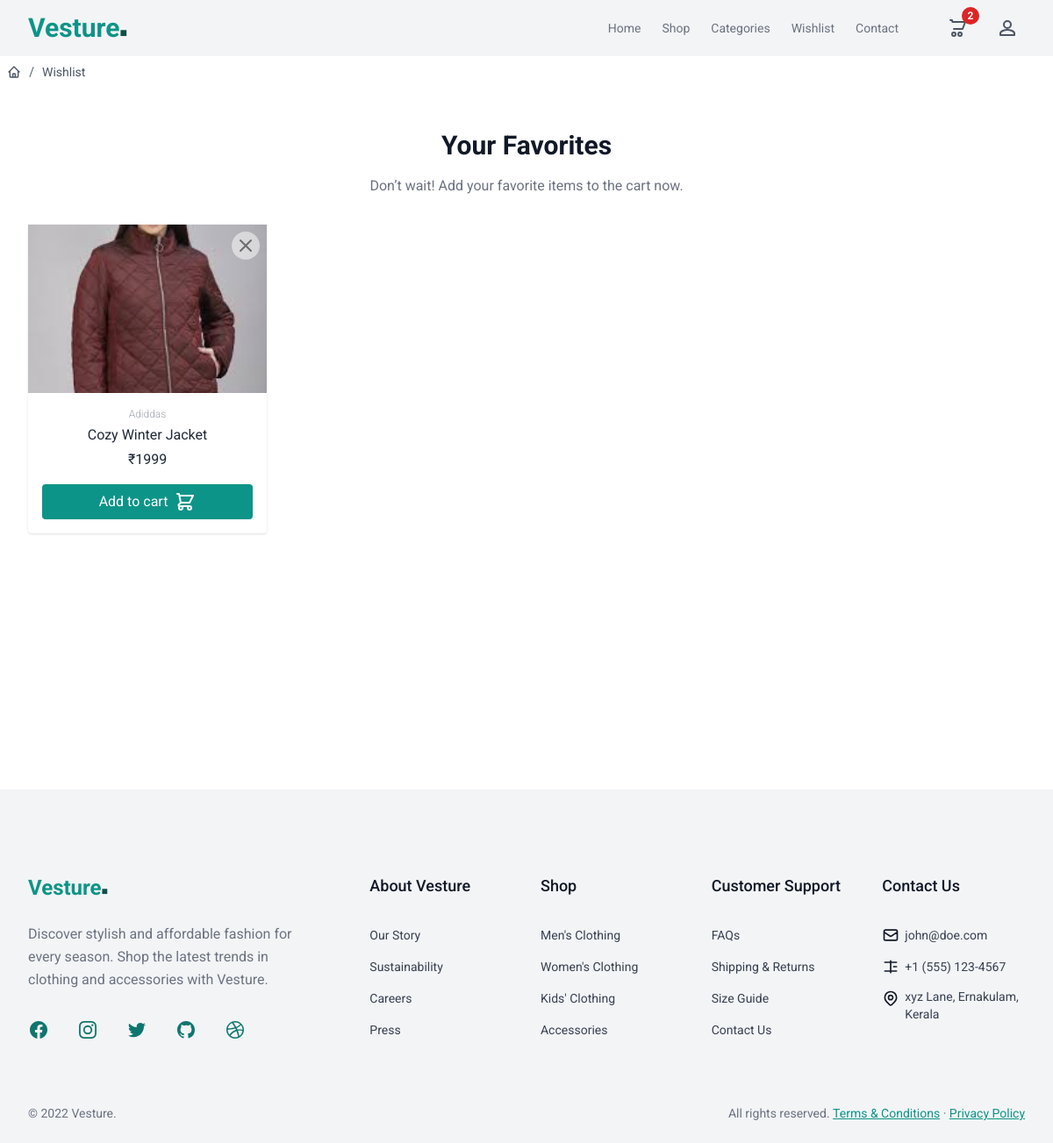
/wishlist/ (signed in), run on an earlier commit of the app's database.
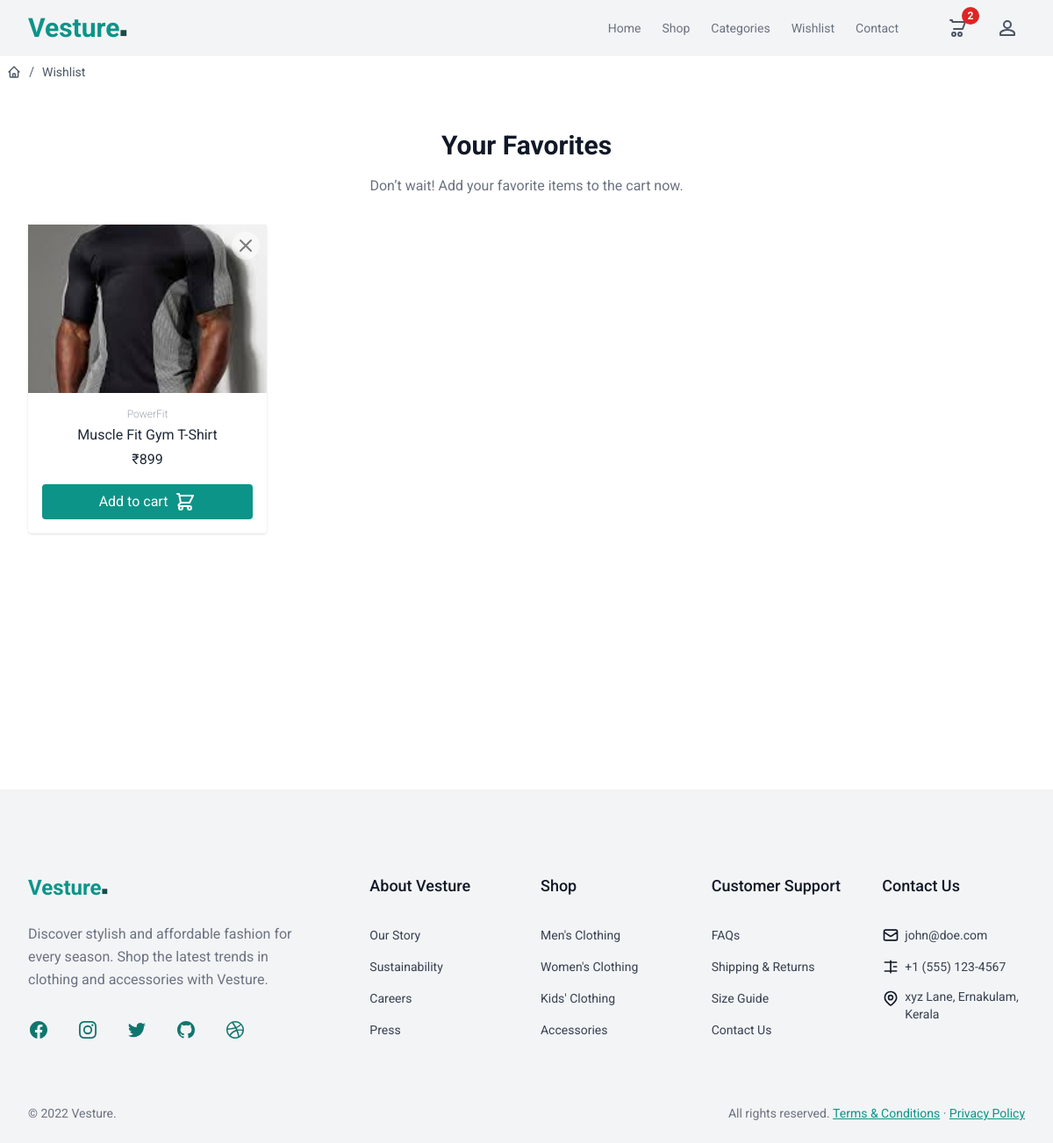
And on a later commit of the database.
### store/models.py (models this page shows, shortened)
class BaseModel(models.Model):
    created_date=models.DateTimeField(auto_now_add=True)
    updated_date=models.DateTimeField(auto_now=True)
    is_active=models.BooleanField(default=True)

class WishlistItem(BaseModel):
    product_object = models.ForeignKey(Product, on_delete=models.CASCADE)
    whishlist_object = models.ForeignKey(Wishlist, on_delete=models.CASCADE, related_name='wishlist_item')

class Product(BaseModel):
    title=models.CharField(max_length=200)
    description=models.TextField()
    price=models.PositiveIntegerField()
    picture=models.ImageField(upload_to="product_images", null=True, blank=True)
    brand_object=models.ForeignKey(Brand, on_delete=models.CASCADE)
    category_object=models.ForeignKey(Category, on_delete=models.CASCADE)
    size_objects=models.ManyToManyField(Size)
    tag_objects=models.ManyToManyField(Tag)
    color=models.CharField(max_length=200)

class Brand(BaseModel):
    name=models.CharField(max_length=200, unique=True)
    def __str__(self):
        return self.name

### store/views.py (the view)
# urls.py: path('wishlist/', views.WishListView.as_view(), name='wishlist'),
class WishListView(View):
    template_name = 'wishlist.html'
    def get(self, request, *args, **kwargs):
        qs = request.user.wishlist.wishlist_item.all()
        context = {
            'products': qs
        }
        return render(request, self.template_name, context)

### store/context_processors.py (called while the page is built)
def cart_count_context(request):
    count = 0
    if request.user.is_authenticated:
        count = request.user.cart.cart_item.filter(is_order_placed=False).count()
    return {'item_count': count}

### store/templates/wishlist.html (shortened to what this page needs)
{% extends 'base.html' %}
{% block main %}
{% if products %}
<div class="p-2">
  <nav aria-label="Breadcrumb">
      <ol class="flex items-center gap-1 text-sm text-gray-600">
        <li>
          <a href="{% url 'product-list' %}" class="block transition hover:text-gray-700">
          </a>
        </li>
        <li class="rtl:rotate-180">
          <svg
            xmlns="http://www.w3.org/2000/svg"
            fill="none"
            viewBox="0 0 24 24"
            stroke-width="1.5"
            stroke="currentColor"
            class="size-4"
          >
            <path stroke-linecap="round" stroke-linejoin="round" d="m9 20.247 6-16.5" />
          </svg>
        </li>
        <li>
          <a href="#" class="block transition hover:text-gray-700"> Wishlist </a>
        </li>
      </ol>
  </nav>
</div>
<section style="min-height: 100vh;">
  <div class="mx-auto max-w-screen-xl px-4 py-8 sm:px-6 sm:py-12 lg:px-8">
    <header class="text-center">
      <h2 class="text-xl font-bold text-gray-900 sm:text-3xl">Your Favorites</h2>
      <p class="mx-auto mt-4 max-w-md text-gray-500">
        Don’t wait! Add your favorite items to the cart now.
      </p>
    </header>
    <ul class="mt-8 grid gap-4 sm:grid-cols-2 lg:grid-cols-4">
      {% for p in products %}
      <li>
        <div class="w-70 bg-white shadow rounded relative">
          <a href="{% url 'product-detail' p.product_object.id %}" class="block">
              <div class="h-48 w-full bg-gray-200 flex flex-col justify-between p-4 bg-cover bg-center"
                  style="background-image: url('{{p.product_object.picture.url}}')">
              </div>
              <div class="p-4 flex flex-col items-center">
                  <p class="text-gray-400 font-light text-xs text-center">{{p.product_object.brand_object}}</p>
                  <h1 class="text-gray-800 text-center mt-1">{{p.product_object.title}}</h1>
                  <p class="text-center text-gray-800 mt-1">₹{{p.product_object.price}}</p>
                  <a href=""
                     class="py-2 px-4 bg-teal-600 text-white rounded hover:bg-teal-700 active:bg-teal-800 disabled:opacity-50 mt-4 w-full flex items-center justify-center">
                      Add to cart
                  </a>
              </div>
          </a>
          <a href="{% url 'whishlist-item-delete' p.id %}" class="text-black/50 hover:text-red-500 absolute top-2 right-2 z-10 bg-white/50 p-1 rounded-full">
              <svg xmlns="http://www.w3.org/2000/svg" class="h-6 w-6" fill="none" viewBox="0 0 24 24"
                  stroke="currentColor">
                  <path stroke-linecap="round" stroke-linejoin="round" stroke-width="2" d="M6 18L18 6M6 6l12 12" />
              </svg>
          </a>
        </div>
      </li>
      {% endfor %}
    </ul>
  </div>
</section>
{% endif %}
{% endblock %}

What changed in the data, as far as the page shows it:
removed WishlistItem: product_object.picture (picture), product_object.brand_object "Adiddas", product_object "Cozy Winter Jacket", product_object.price "1999"
added WishlistItem: product_object.picture (picture), product_object.brand_object "PowerFit", product_object "Muscle Fit Gym T-Shirt", product_object.price "899"
